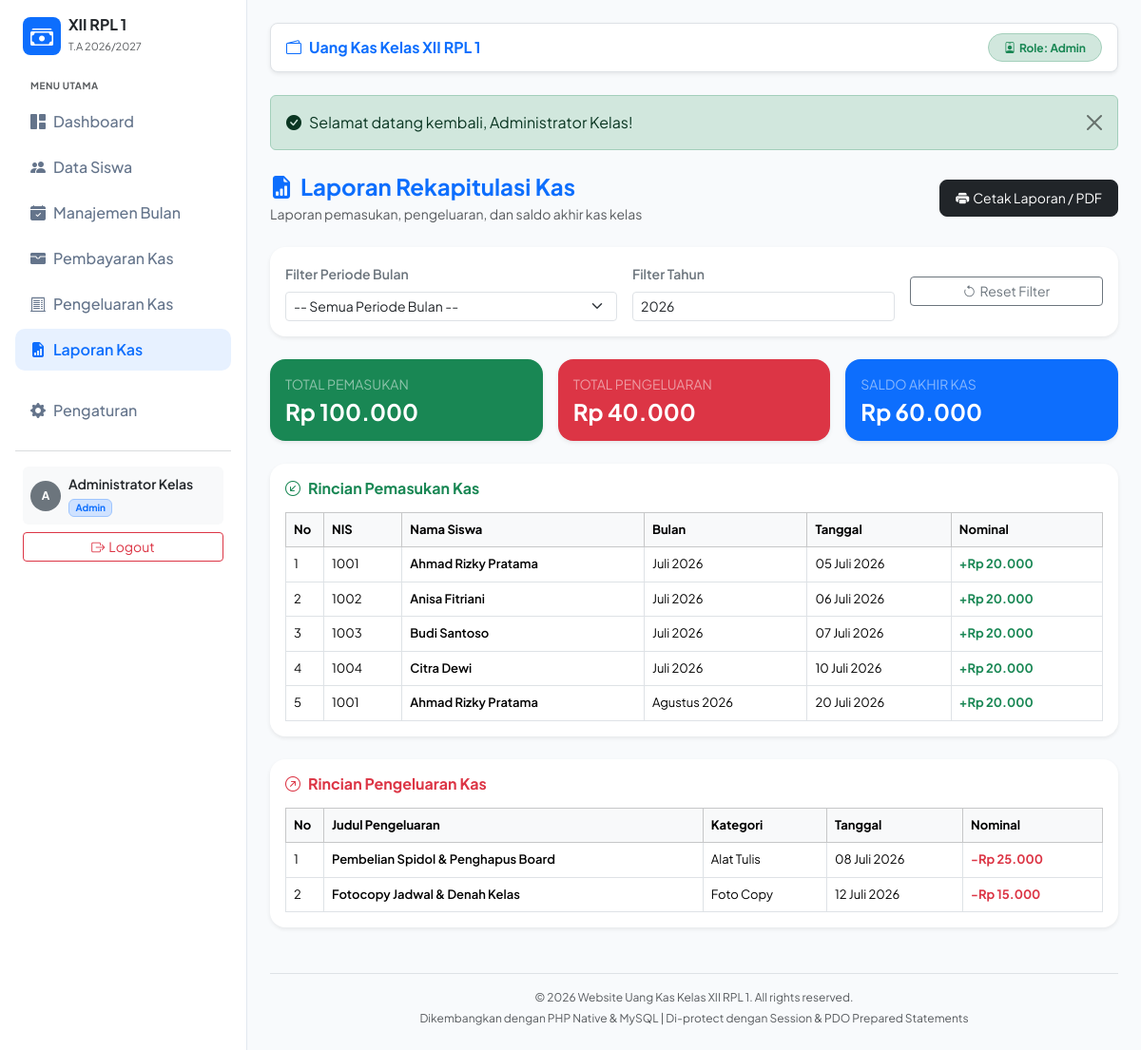
Page /php_native/pages/laporan.php (signed in) on the committed database.
### tables this page shows
CREATE TABLE `pengaturan` (
  `id` INT PRIMARY KEY DEFAULT 1,
  `nama_kelas` VARCHAR(50) NOT NULL DEFAULT 'XII RPL 1',
  `nominal_kas_mingguan` DECIMAL(12,2) NOT NULL DEFAULT 5000,
  `tahun_ajaran` VARCHAR(20) NOT NULL DEFAULT '2026/2027',
  `nama_wali_kelas` VARCHAR(100) DEFAULT 'Dra. Endang Susilowati',
  `nama_bendahara` VARCHAR(100) DEFAULT 'Siti Rahma'
);

CREATE TABLE `pembayaran_kas` (
  `id` INT AUTO_INCREMENT PRIMARY KEY,
  `siswa_id` INT NOT NULL,
  `bulan_id` INT NOT NULL,
  `tanggal` DATE NOT NULL,
  `nominal` DECIMAL(12,2) NOT NULL,
  `status` ENUM('Lunas', 'Belum Lunas') NOT NULL DEFAULT 'Lunas',
  `catatan` VARCHAR(255) DEFAULT NULL,
  `created_by` VARCHAR(100) DEFAULT 'Bendahara',
  `created_at` DATETIME DEFAULT CURRENT_TIMESTAMP,
  CONSTRAINT `fk_pembayaran_siswa` FOREIGN KEY (`siswa_id`) REFERENCES `siswa` (`id`) ON DELETE CASCADE ON UPDATE CASCADE,
  CONSTRAINT `fk_pembayaran_bulan` FOREIGN KEY (`bulan_id`) REFERENCES `bulan_pembayaran` (`id`) ON DELETE RESTRICT ON UPDATE CASCADE
);

CREATE TABLE `siswa` (
  `id` INT AUTO_INCREMENT PRIMARY KEY,
  `nis` VARCHAR(20) NOT NULL UNIQUE,
  `nama` VARCHAR(100) NOT NULL,
  `jenis_kelamin` ENUM('L', 'P') NOT NULL,
  `no_hp` VARCHAR(20) DEFAULT NULL,
  `status` ENUM('Aktif', 'Non-Aktif') DEFAULT 'Aktif',
  `created_at` DATETIME DEFAULT CURRENT_TIMESTAMP
);

CREATE TABLE `bulan_pembayaran` (
  `id` INT AUTO_INCREMENT PRIMARY KEY,
  `nama_bulan` VARCHAR(50) NOT NULL,
  `tahun` INT NOT NULL,
  `nominal_target` DECIMAL(12,2) NOT NULL DEFAULT 20000,
  `urutan` INT DEFAULT 1,
  `keterangan` VARCHAR(255) DEFAULT NULL,
  `created_at` DATETIME DEFAULT CURRENT_TIMESTAMP
);

CREATE TABLE `pengeluaran_kas` (
  `id` INT AUTO_INCREMENT PRIMARY KEY,
  `judul` VARCHAR(150) NOT NULL,
  `kategori` VARCHAR(50) NOT NULL DEFAULT 'Umum',
  `nominal` DECIMAL(12,2) NOT NULL,
  `tanggal` DATE NOT NULL,
  `keterangan` TEXT DEFAULT NULL,
  `created_by` VARCHAR(100) DEFAULT 'Bendahara',
  `created_at` DATETIME DEFAULT CURRENT_TIMESTAMP
);

### php_native/pages/laporan.php (the view, shortened to what this page needs)
<?php
require_once '../includes/header.php';
require_once '../includes/sidebar.php';
require_once '../includes/navbar.php';
$tahun    = (int)($_GET['tahun'] ?? date('Y'));
$query_in = "
    SELECT p.*, s.nama AS nama_siswa, s.nis, b.nama_bulan
    FROM pembayaran_kas p
    JOIN siswa s ON p.siswa_id = s.id
    JOIN bulan_pembayaran b ON p.bulan_id = b.id
    WHERE 1=1
";
$params_in = [];
$query_in .= " ORDER BY p.tanggal ASC";
$stmt_in = $pdo->prepare($query_in);
$stmt_in->execute($params_in);
$pemasukan = $stmt_in->fetchAll();
$query_out = "SELECT * FROM pengeluaran_kas WHERE 1=1";
$params_out = [];
$query_out .= " ORDER BY tanggal ASC";
$stmt_out = $pdo->prepare($query_out);
$stmt_out->execute($params_out);
$pengeluaran = $stmt_out->fetchAll();
$total_in = array_sum(array_column($pemasukan, 'nominal'));
$total_out = array_sum(array_column($pengeluaran, 'nominal'));
$saldo_akhir = $total_in - $total_out;
?>
<div class="d-flex flex-column flex-md-row justify-content-between align-items-md-center mb-4 gap-3 no-print">
    <div>
        <h4 class="fw-bold mb-1 text-primary"><i class="bi bi-file-earmark-bar-graph-fill me-2"></i>Laporan Rekapitulasi Kas</h4>
        <p class="text-muted small mb-0">Laporan pemasukan, pengeluaran, dan saldo akhir kas kelas</p>
    </div>
    <div class="d-flex gap-2">
        <button type="button" class="btn btn-dark btn-sm rounded-3 px-3 py-2" onclick="window.print()">
            <i class="bi bi-printer-fill me-1"></i>Cetak Laporan / PDF
        </button>
    </div>
</div>
<div class="card border-0 shadow-sm rounded-4 p-3 bg-white mb-4 no-print">
    <form action="" method="GET" class="row g-3 align-items-center">
        <div class="col-12 col-md-5">
            <label class="form-label small fw-semibold text-secondary">Filter Periode Bulan</label>
            <select name="bulan_id" class="form-select form-select-sm" onchange="this.form.submit()">
                <option value="0">-- Semua Periode Bulan --</option>
            </select>
        </div>
        <div class="col-12 col-md-4">
            <label class="form-label small fw-semibold text-secondary">Filter Tahun</label>
            <input type="number" name="tahun" class="form-control form-control-sm" value="<?= $tahun; ?>" onchange="this.form.submit()">
        </div>
        <div class="col-12 col-md-3 d-flex align-items-end">
            <a href="laporan.php" class="btn btn-outline-secondary btn-sm w-100"><i class="bi bi-arrow-counterclockwise me-1"></i>Reset Filter</a>
        </div>
    </form>
</div>
<div class="row g-3 mb-4">
    <div class="col-12 col-md-4">
        <div class="card border-0 shadow-sm rounded-4 p-3 bg-success text-white">
            <span class="small text-white-50 font-bold text-uppercase">Total Pemasukan</span>
            <h4 class="fw-bold mb-0 mt-1"><?= format_rupiah($total_in); ?></h4>
        </div>
    </div>
    <div class="col-12 col-md-4">
        <div class="card border-0 shadow-sm rounded-4 p-3 bg-danger text-white">
            <span class="small text-white-50 font-bold text-uppercase">Total Pengeluaran</span>
            <h4 class="fw-bold mb-0 mt-1"><?= format_rupiah($total_out); ?></h4>
        </div>
    </div>
    <div class="col-12 col-md-4">
        <div class="card border-0 shadow-sm rounded-4 p-3 bg-primary text-white">
            <span class="small text-white-50 font-bold text-uppercase">Saldo Akhir Kas</span>
            <h4 class="fw-bold mb-0 mt-1"><?= format_rupiah($saldo_akhir); ?></h4>
        </div>
    </div>
</div>
<div class="card border-0 shadow-sm rounded-4 p-3 bg-white mb-4">
    <h6 class="fw-bold text-success mb-3"><i class="bi bi-arrow-down-left-circle me-2"></i>Rincian Pemasukan Kas</h6>
    <div class="table-responsive">
        <table class="table table-bordered align-middle mb-0" style="font-size: 13px;">
            <thead class="table-light">
                <tr>
                    <th width="40">No</th>
                    <th>NIS</th>
                    <th>Nama Siswa</th>
                    <th>Bulan</th>
                    <th>Tanggal</th>
                    <th>Nominal</th>
                </tr>
            </thead>
            <tbody>
                <?php $no = 1; foreach ($pemasukan as $p): ?>
                <tr>
                    <td><?= $no++; ?></td>
                    <td><?= htmlspecialchars($p['nis']); ?></td>
                    <td class="fw-semibold"><?= htmlspecialchars($p['nama_siswa']); ?></td>
                    <td><?= htmlspecialchars($p['nama_bulan']); ?></td>
                    <td><?= format_tanggal_indo($p['tanggal']); ?></td>
                    <td class="fw-bold text-success">+<?= format_rupiah($p['nominal']); ?></td>
                </tr>
                <?php endforeach; ?>
            </tbody>
        </table>
    </div>
</div>
<div class="card border-0 shadow-sm rounded-4 p-3 bg-white mb-4">
    <h6 class="fw-bold text-danger mb-3"><i class="bi bi-arrow-up-right-circle me-2"></i>Rincian Pengeluaran Kas</h6>
    <div class="table-responsive">
        <table class="table table-bordered align-middle mb-0" style="font-size: 13px;">
            <thead class="table-light">
                <tr>
                    <th width="40">No</th>
                    <th>Judul Pengeluaran</th>
                    <th>Kategori</th>
                    <th>Tanggal</th>
                    <th>Nominal</th>
                </tr>
            </thead>
            <tbody>
                <?php $no = 1; foreach ($pengeluaran as $p): ?>
                <tr>
                    <td><?= $no++; ?></td>
                    <td class="fw-semibold"><?= htmlspecialchars($p['judul']); ?></td>
                    <td><?= htmlspecialchars($p['kategori']); ?></td>
                    <td><?= format_tanggal_indo($p['tanggal']); ?></td>
                    <td class="fw-bold text-danger">-<?= format_rupiah($p['nominal']); ?></td>
                </tr>
                <?php endforeach; ?>
            </tbody>
        </table>
    </div>
</div>
<?php require_once '../includes/footer.php'; ?>

### php_native/includes/sidebar.php
<?php
$current_page = basename($_SERVER['PHP_SELF']);
?>
<div class="sidebar p-3 d-none d-md-block">
    <div class="d-flex align-items-center gap-2 mb-4 px-2">
        <div class="bg-primary text-white rounded-3 p-2 d-flex align-items-center justify-content-center" style="width: 40px; height: 40px;">
            <i class="bi bi-cash-stack fs-4"></i>
        </div>
        <div>
            <h6 class="fw-bold mb-0 text-dark"><?= htmlspecialchars($setting['nama_kelas']); ?></h6>
            <small class="text-muted" style="font-size: 11px;">T.A <?= htmlspecialchars($setting['tahun_ajaran']); ?></small>
        </div>
    </div>
    <div class="text-uppercase text-muted px-3 mb-2" style="font-size: 10px; font-weight: 700; letter-spacing: 0.5px;">Menu Utama</div>
    <ul class="nav nav-pills flex-column mb-auto">
        <li class="nav-item">
            <a href="dashboard.php" class="nav-link <?= $current_page == 'dashboard.php' ? 'active' : ''; ?>">
                <i class="bi bi-grid-1x2-fill me-2"></i>Dashboard
            </a>
        </li>
        <li class="nav-item">
            <a href="siswa.php" class="nav-link <?= $current_page == 'siswa.php' ? 'active' : ''; ?>">
                <i class="bi bi-people-fill me-2"></i>Data Siswa
            </a>
        </li>
        <li class="nav-item">
            <a href="bulan.php" class="nav-link <?= $current_page == 'bulan.php' ? 'active' : ''; ?>">
                <i class="bi bi-calendar-check-fill me-2"></i>Manajemen Bulan
            </a>
        </li>
        <li class="nav-item">
            <a href="pembayaran.php" class="nav-link <?= $current_page == 'pembayaran.php' ? 'active' : ''; ?>">
                <i class="bi bi-wallet-fill me-2"></i>Pembayaran Kas
            </a>
        </li>
        <li class="nav-item">
            <a href="pengeluaran.php" class="nav-link <?= $current_page == 'pengeluaran.php' ? 'active' : ''; ?>">
                <i class="bi bi-receipt-cutoff me-2"></i>Pengeluaran Kas
            </a>
        </li>
        <li class="nav-item">
            <a href="laporan.php" class="nav-link <?= $current_page == 'laporan.php' ? 'active' : ''; ?>">
                <i class="bi bi-file-earmark-bar-graph-fill me-2"></i>Laporan Kas
            </a>
        </li>
        <li class="nav-item mt-3">
            <a href="pengaturan.php" class="nav-link <?= $current_page == 'pengaturan.php' ? 'active' : ''; ?>">
                <i class="bi bi-gear-fill me-2"></i>Pengaturan
            </a>
        </li>
    </ul>
    <hr class="my-3 text-secondary opacity-25">
    <div class="px-2">
        <div class="d-flex align-items-center gap-2 p-2 rounded bg-light">
            <div class="bg-secondary text-white rounded-circle d-flex align-items-center justify-content-center" style="width: 32px; height: 32px; font-weight: bold; font-size: 12px;">
                <?= strtoupper(substr($_SESSION['username'] ?? 'U', 0, 1)); ?>
            </div>
            <div class="overflow-hidden" style="flex: 1;">
                <div class="fw-semibold text-truncate small"><?= htmlspecialchars($_SESSION['nama_lengkap'] ?? 'User'); ?></div>
                <span class="badge bg-primary-subtle text-primary border border-primary-subtle" style="font-size: 10px;"><?= htmlspecialchars($_SESSION['user_role'] ?? 'Bendahara'); ?></span>
            </div>
        </div>
        <a href="../auth/logout.php" class="btn btn-outline-danger btn-sm w-100 mt-2">
            <i class="bi bi-box-arrow-right me-1"></i>Logout
        </a>
    </div>
</div>

### php_native/includes/navbar.php (shortened to what this page needs)
<div class="content-area">
    <nav class="navbar navbar-expand-lg navbar-light bg-white rounded-3 shadow-sm mb-4 px-3 py-2 border">
        <div class="container-fluid p-0">
            <span class="navbar-brand fw-bold fs-6 text-primary me-auto">
                <i class="bi bi-wallet2 me-2"></i>Uang Kas Kelas <?= htmlspecialchars($setting['nama_kelas']); ?>
            </span>
            <div class="d-flex align-items-center gap-2">
                <span class="badge bg-success-subtle text-success border border-success-subtle px-3 py-2 rounded-pill small">
                    <i class="bi bi-person-badge me-1"></i>Role: <?= htmlspecialchars($_SESSION['user_role'] ?? 'Bendahara'); ?>
                </span>
            </div>
        </div>
    </nav>

### php_native/includes/footer.php (shortened to what this page needs)
    <footer class="mt-5 pt-3 text-center text-muted border-top" style="font-size: 12px;">
        <p class="mb-1">&copy; <?= date('Y'); ?> Website Uang Kas Kelas <?= htmlspecialchars($setting['nama_kelas']); ?>. All rights reserved.</p>
        <p class="mb-0">Dikembangkan dengan PHP Native &amp; MySQL | Di-protect dengan Session &amp; PDO Prepared Statements</p>
    </footer>
</div></div>
</body>
</html>

### php_native/includes/header.php (style rules this page uses)
body { font-family: 'Plus Jakarta Sans', sans-serif; background-color: #f8fafc; }
.sidebar { width: 260px; min-height: 100vh; background: #ffffff; border-right: 1px solid #e2e8f0; }
.sidebar .nav-link { color: #64748b; font-weight: 500; padding: 10px 16px; border-radius: 10px; margin-bottom: 4px; }
.sidebar .nav-link:hover, .sidebar .nav-link.active { color: #0d6efd; background-color: #e7f1ff; font-weight: 600; }
.content-area { flex: 1; padding: 24px; }

### rows in the picture
pengaturan: nama_kelas "XII RPL 1", tahun_ajaran "2026/2027"
pembayaran_kas: siswa.nis "1001", siswa.nama "Ahmad Rizky Pratama", bulan.nama_bulan "Juli 2026", tanggal "05 Juli 2026", nominal "Rp 20.000"
pembayaran_kas: siswa.nis "1002", siswa.nama "Anisa Fitriani", bulan.nama_bulan "Juli 2026", tanggal "06 Juli 2026", nominal "Rp 20.000"
pembayaran_kas: siswa.nis "1003", siswa.nama "Budi Santoso", bulan.nama_bulan "Juli 2026", tanggal "07 Juli 2026", nominal "Rp 20.000"
pembayaran_kas: siswa.nis "1004", siswa.nama "Citra Dewi", bulan.nama_bulan "Juli 2026", tanggal "10 Juli 2026", nominal "Rp 20.000"
pembayaran_kas: siswa.nis "1001", siswa.nama "Ahmad Rizky Pratama", bulan.nama_bulan "Agustus 2026", tanggal "20 Juli 2026", nominal "Rp 20.000"
pengeluaran_kas: judul "Pembelian Spidol & Penghapus Board", kategori "Alat Tulis", tanggal "08 Juli 2026", nominal "Rp 25.000"
pengeluaran_kas: judul "Fotocopy Jadwal & Denah Kelas", kategori "Foto Copy", tanggal "12 Juli 2026", nominal "Rp 15.000"

### other values in the picture
substr($_SESSION['username'] ?? 'U', 0, 1) "A"
$_SESSION['nama_lengkap'] "Administrator Kelas"
$_SESSION['user_role'] "Admin"
$_SESSION['flash_success'] "Selamat datang kembali, Administrator Kelas!"
format_rupiah($total_in) "Rp 100.000"
format_rupiah($total_out) "Rp 40.000"
format_rupiah($saldo_akhir) "Rp 60.000"
